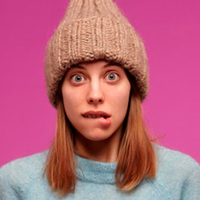
#> input picture src/main/resources/org/esprit/gestionprojet/images/01.jpg, 200 x 200 px
$ python -i human_verification.py   (imports and definitions only)
#> lines starting #> are read from the running program, lines starting #| are printed output that depends on the picture
#> further down, picture is the input picture: shape (200, 200, 3); mean B, G, R 124, 101.4, 185.3
#!/usr/bin/env python3
# -*- coding: utf-8 -*-
"""
Tahwissa - Verification Biometrique Humaine
===========================================
Script de detection faciale pour empecher les inscriptions automatisees par des bots.
Utilise OpenCV avec les classificateurs Haar Cascade pour detecter les visages humains.

Auteur: Tahwissa Team
Date: 2026
"""

import cv2
import sys
import io
import json
import time
import os
from datetime import datetime

# ── Force stdout to UTF-8 on Windows (prevents cp1252 encoding issues) ──────
# Without this, Python on Windows encodes stdout in the system code page
# (e.g. cp1252), causing PHP's json_decode to see malformed UTF-8 bytes.
sys.stdout = io.TextIOWrapper(sys.stdout.buffer, encoding='utf-8', errors='replace')
sys.stderr = io.TextIOWrapper(sys.stderr.buffer, encoding='utf-8', errors='replace')


class HumanVerification:
    """Classe pour gérer la vérification biométrique faciale"""

    def __init__(self):
        """Initialise le système de vérification"""
        self.cascade_path = cv2.data.haarcascades + 'haarcascade_frontalface_default.xml'
        self.face_cascade = cv2.CascadeClassifier(self.cascade_path)

        if self.face_cascade.empty():
            raise Exception("ERROR: Impossible de charger le classificateur de visages")

        print("OK: Classificateur de visages chargé avec succès", file=sys.stderr)

    def detect_faces(self, frame):
        """
        Détecte les visages dans une image

        Args:
            frame: Image OpenCV (numpy array)

        Returns:
            tuple: (nombre_de_visages, rectangles_des_visages)
        """
        # Convertir en niveaux de gris pour améliorer la détection
        gray = cv2.cvtColor(frame, cv2.COLOR_BGR2GRAY)
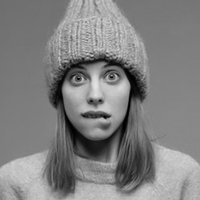
#> gray: shape (200, 200); min 0, max 228, mean 129

        # Égalisation d'histogramme pour améliorer le contraste
        gray = cv2.equalizeHist(gray)
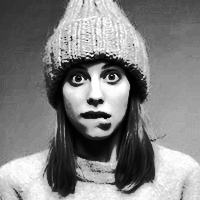
#> gray: shape (200, 200); min 0, max 255, mean 129

        # Détecter les visages
        faces = self.face_cascade.detectMultiScale(
            gray,
            scaleFactor=1.1,
            minNeighbors=5,
            minSize=(50, 50),
            flags=cv2.CASCADE_SCALE_IMAGE
        )
#> faces = [[42, 34, 110, 110]]

        return len(faces), faces

    # [290 lines left out: functions draw_face_rectangles, verify_webcam, verify_image, main, not called in this run]


# [2 lines not run here, left out]

>>> import cv2
>>> picture = cv2.imread('src/main/resources/org/esprit/gestionprojet/images/01.jpg')
>>> result = HumanVerification().detect_faces(picture)
#> result = (1, [[42, 34, 110, 110]])

$ run again, on src/main/resources/org/esprit/gestionprojet/images/04.jpg
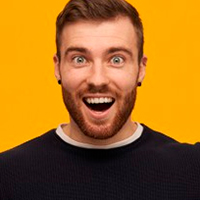
#> input picture src/main/resources/org/esprit/gestionprojet/images/04.jpg, 200 x 200 px
#> picture is the input picture: shape (200, 200, 3); mean B, G, R 30.4, 107.6, 161.7
#> in detect_faces, `gray = cv2.cvtColor(frame, cv2.COLOR_BGR2GRAY)`:
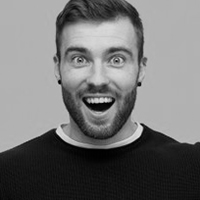
#> gray: shape (200, 200); min 0, max 232, mean 115.1
#> in detect_faces, `gray = cv2.equalizeHist(gray)`:
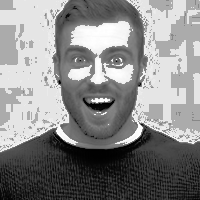
#> gray: shape (200, 200); min 0, max 255, mean 137.2
#> faces = [[46, 20, 104, 104]]
#> result = (1, [[46, 20, 104, 104]])

$ run again, on src/main/resources/org/esprit/gestionprojet/images/02.png
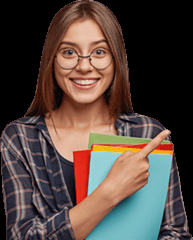
#> input picture src/main/resources/org/esprit/gestionprojet/images/02.png, 193 x 240 px
#> picture is the input picture: shape (240, 193, 3); mean B, G, R 62.5, 69.1, 83.9
#> in detect_faces, `gray = cv2.cvtColor(frame, cv2.COLOR_BGR2GRAY)`:
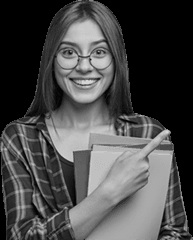
#> gray: shape (240, 193); min 0, max 213, mean 72.8
#> in detect_faces, `gray = cv2.equalizeHist(gray)`:
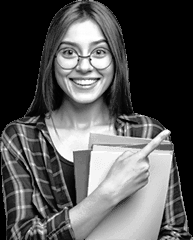
#> gray: shape (240, 193); min 0, max 255, mean 86.5
#> faces = [[47, 22, 75, 75]]
#> result = (1, [[47, 22, 75, 75]])
